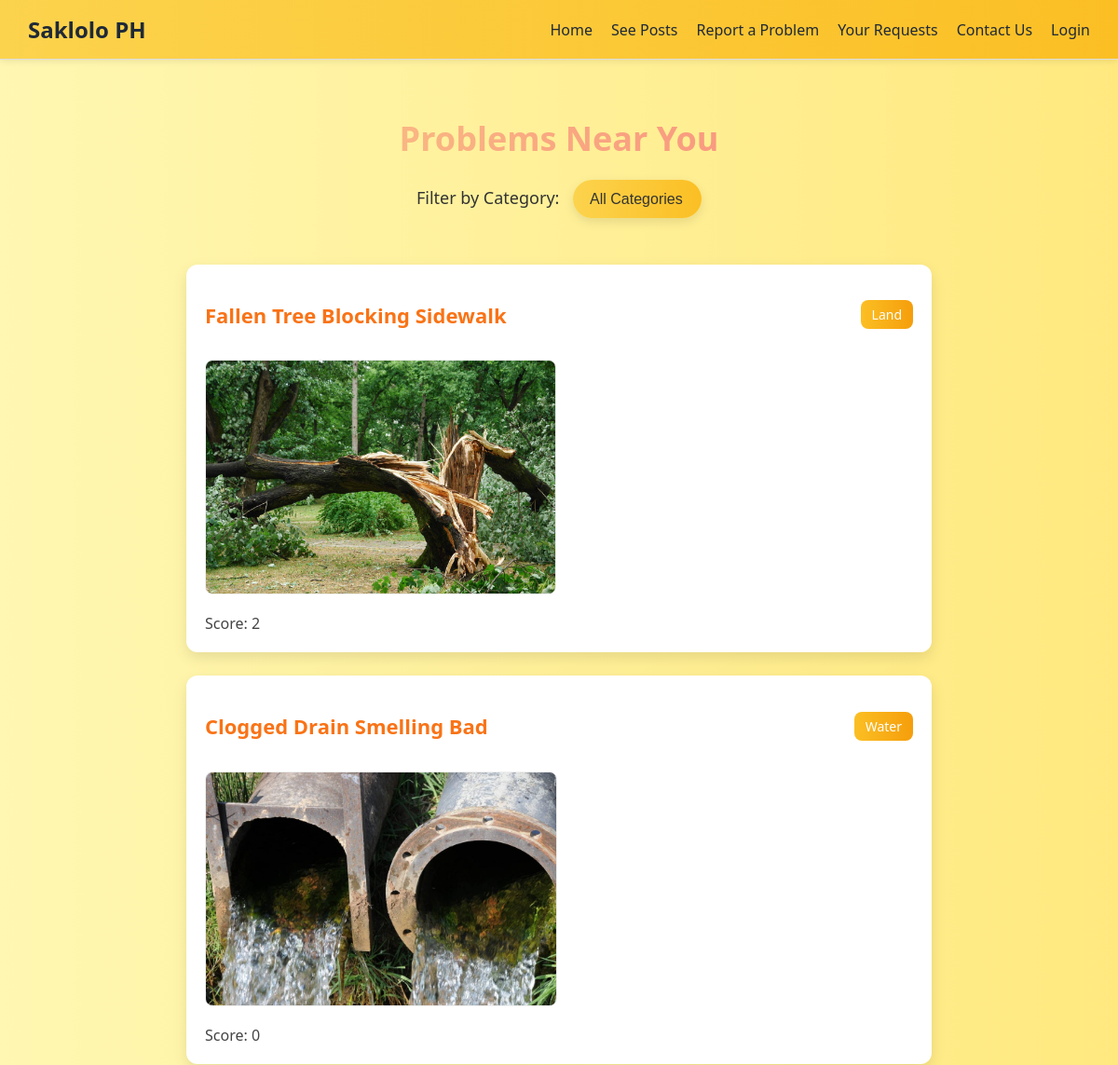
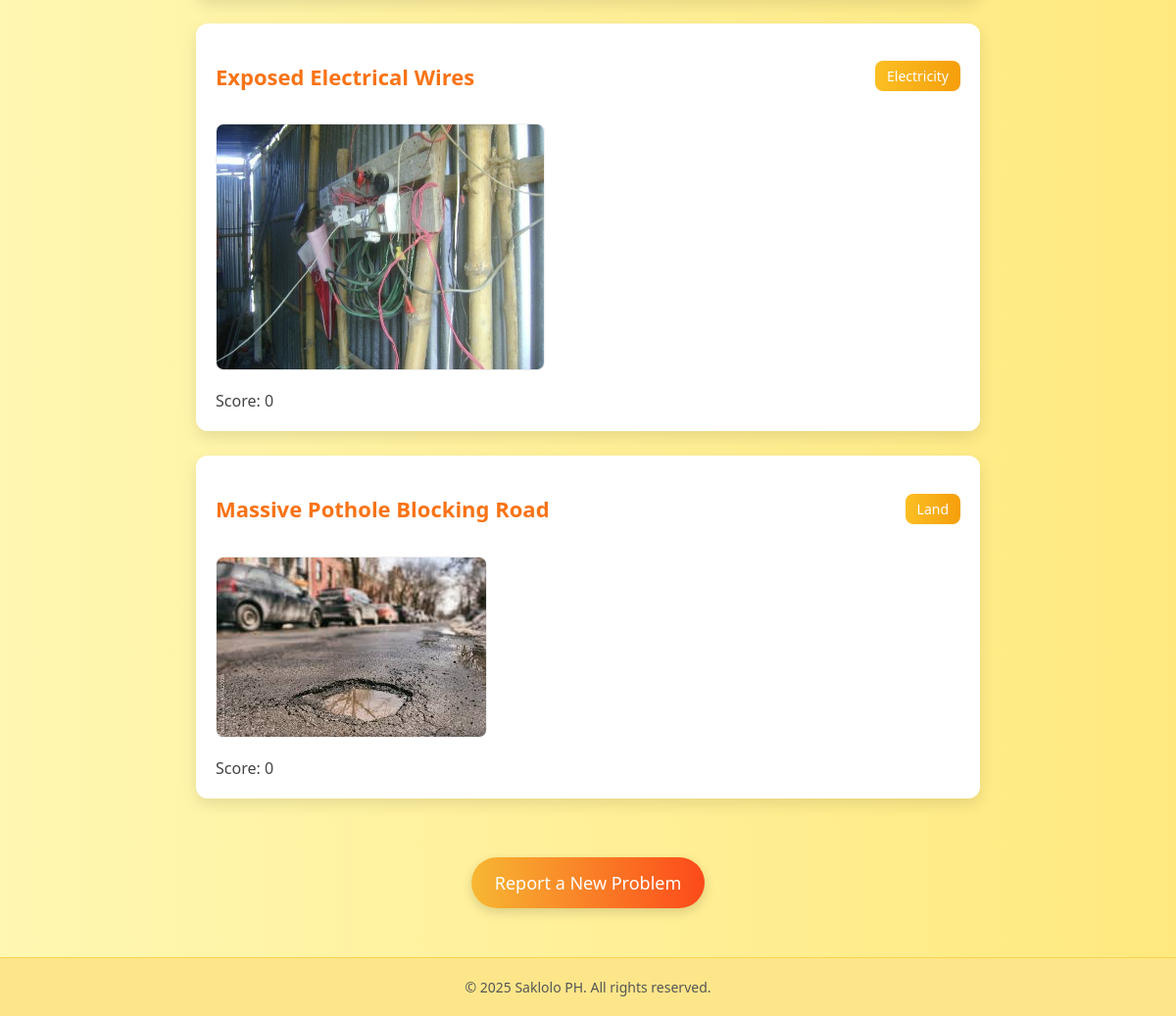
/posts/list, run on the app's committed database (2 pictures, top to bottom).
### report/models.py (models this page shows, shortened)
class Post(models.Model):
    user = models.ForeignKey(User, on_delete=models.CASCADE)
    title = models.CharField(max_length=255)
    category = models.CharField(max_length=20, choices=CATEGORY_CHOICES)
    location = models.CharField(max_length=255)
    date = models.DateTimeField(auto_now_add=True)
    description = models.TextField()
    upvotes = models.IntegerField(default=0)
    downvotes = models.IntegerField(default=0)
    def vote_score(self):
        return self.upvotes - self.downvotes
    def get_absolute_url(self):
        return reverse('report:post_detail', args=[str(self.pk)])

class PostImage(models.Model):
    image = models.ImageField(upload_to='post_images/', null=True)
    description = models.TextField(max_length=255, null=True, blank=True)
    post = models.ForeignKey(Post, related_name='images', on_delete=models.CASCADE)

### report/views.py (the view)
# urls.py: path('posts/list', PostListView.as_view(), name='post_list'),
class PostListView(ListView):
    model = Post
    template_name = 'post_list.html'
    paginate_by = 5
    ordering = ['-date']
    context_object_name = 'post_list'
    def get_queryset(self):
        queryset = super().get_queryset()
        category = self.request.GET.get('category')
        if category:
            queryset = queryset.filter(category__iexact=category)
        return queryset
    def get_context_data(self, **kwargs):
        context = super().get_context_data(**kwargs)
        context['active_category'] = self.request.GET.get('category')
        context['categories'] = [cat[0] for cat in CATEGORY_CHOICES]
        return context

### templates/post_list.html (shortened to what this page needs)
{% extends 'base.html' %}
{% load static %}
{% block content %}
<h2 class="page-title">Problems Near You</h2>
<form method="get" style="text-align: center; margin-bottom: 30px;">
    <label for="category" style="font-size: 18px; margin-right: 10px; font-weight: 500; color: #333;">
        Filter by Category:
    </label>
    <select name="category" id="category" onchange="this.form.submit()" class="category-select">
        <option value="">All Categories</option>
    </select>
</form>
<ul class="post-list">
    {% for post in post_list %}
        <li class="post-item">
            <div class="post-header">
                <h3><a href="{{ post.get_absolute_url }}" class="post-title">{{ post.title }}</a></h3>
                <span class="category">{{ post.category }}</span>
            </div>
            {% if post.images.all %}
                <div class="post-images">
                    {% for image in post.images.all %}
                        <div class="post-image">
                            <img src="{{ image.image.url }}" alt="{{ post.title }}">
                        </div>
                    {% endfor %}
                </div>
            {% endif %}
            <div class="vote-score">
                Score: {{ post.vote_score }}
            </div>
        </li>
    {% endfor %}
</ul>
<a href="{% url 'report:category' %}" class="add-post-button">Report a New Problem</a>
{% endblock %}

### templates/base.html (style rules this page uses)
body { margin: 0; font-family: 'Segoe UI', Tahoma, Geneva, Verdana, sans-serif; background-color: #fffef4; }

### templates/post_list.html (style rules this page uses)
body { background: linear-gradient(to right, #fff7b2, #ffe97f); font-family: 'Segoe UI', Tahoma, Geneva, Verdana, sans-serif; margin: 0; padding: 0; color: #333; }
.page-title { text-align: center; color: #333; font-size: 36px; font-weight: bold; margin: 30px 0 20px; background: linear-gradient(to right, #fbd786, #f7797d); -webkit-background-clip: text; -webkit-text-fill-color: transparent; }
.post-list { list-style: none; display: grid; grid-template-columns: 1fr; gap: 25px; padding: 20px 30px; max-width: 800px; margin: auto; }
.post-item { background-color: #fff; border-radius: 12px; padding: 20px; box-shadow: 0 6px 16px rgba(0, 0, 0, 0.1); transition: transform 0.3s ease, box-shadow 0.3s ease; }
.post-header { display: flex; justify-content: space-between; align-items: center; margin-bottom: 10px; }
.post-title { font-size: 22px; color: #f97316; text-decoration: none; font-weight: 600; }
.category { background: linear-gradient(to right, #fbbf24, #f59e0b); color: white; padding: 6px 12px; border-radius: 8px; font-size: 14px; font-weight: 500; }
.post-images { display: flex; gap: 10px; flex-wrap: wrap; margin-top: 15px; }
.post-image img { max-width: 100%; max-height: 250px; object-fit: cover; border-radius: 8px; border: 1px solid #eee; }
.vote-score { margin-top: 15px; font-weight: 500; color: #444; }
.add-post-button { display: block; background: linear-gradient(to right, #f7b733, #fc4a1a); color: white; padding: 14px 24px; border-radius: 30px; text-decoration: none; font-size: 18px; margin: 40px auto 20px; text-align: center; width: fit-content; transition: all 0.3s ease; box-shadow: 0 4px 12px rgba(0, 0, 0, 0.15); }
.category-select { padding: 12px 18px; border-radius: 30px; border: none; background: linear-gradient(to right, #fcd34d, #fbbf24); color: #333; font-size: 16px; font-weight: 500; box-shadow: 0 4px 12px rgba(0, 0, 0, 0.1); appearance: none; cursor: pointer; transition: all 0.3s ease; }

### data on the page
Post: title "Fallen Tree Blocking Sidewalk", category "Land", vote_score "2"
PostImage: image (picture)
Post: title "Clogged Drain Smelling Bad", category "Water", vote_score "0"
PostImage: image (picture)
Post: title "Exposed Electrical Wires", category "Electricity", vote_score "0"
PostImage: image (picture)
Post: title "Massive Pothole Blocking Road", category "Land", vote_score "0"
PostImage: image (picture)
